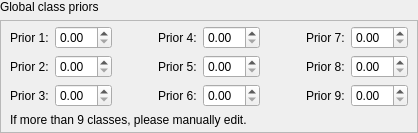
               <widget class="QWidget" name="widget_70" native="true">
                <layout class="QVBoxLayout" name="verticalLayout_38">
                 <property name="margin">
                  <number>0</number>
                 </property>
                 <item>
                  <widget class="QLabel" name="label_55">
                   <property name="text">
                    <string>Global class priors</string>
                   </property>
                  </widget>
                 </item>
                 <item>
                  <widget class="QFrame" name="frame_29">
                   <property name="frameShape">
                    <enum>QFrame::StyledPanel</enum>
                   </property>
                   <property name="frameShadow">
                    <enum>QFrame::Raised</enum>
                   </property>
                   <layout class="QVBoxLayout" name="verticalLayout_37">
                    <property name="topMargin">
                     <number>5</number>
                    </property>
                    <property name="bottomMargin">
                     <number>5</number>
                    </property>
                    <item>
                     <widget class="QWidget" name="widget_80" native="true">
                      <layout class="QGridLayout" name="gridLayout_5">
                       <property name="margin">
                        <number>0</number>
                       </property>
                       <item row="0" column="0">
                        <widget class="QWidget" name="widget_71" native="true">
                         <layout class="QHBoxLayout" name="horizontalLayout_61">
                          <property name="margin">
                           <number>0</number>
                          </property>
                          <item>
                           <widget class="QLabel" name="label_56">
                            <property name="text">
                             <string>Prior 1:</string>
                            </property>
                           </widget>
                          </item>
                          <item>
                           <widget class="QDoubleSpinBox" name="g_Prior1"/>
                          </item>
                         </layout>
                        </widget>
                       </item>
                       <item row="0" column="1">
                        <widget class="QWidget" name="widget_72" native="true">
                         <layout class="QHBoxLayout" name="horizontalLayout_62">
                          <property name="margin">
                           <number>0</number>
                          </property>
                          <item>
                           <spacer name="horizontalSpacer_44">
                            <property name="orientation">
                             <enum>Qt::Horizontal</enum>
                            </property>
                            <property name="sizeHint" stdset="0">
                             <size>
                              <width>40</width>
                              <height>20</height>
                             </size>
                            </property>
                           </spacer>
                          </item>
                          <item>
                           <widget class="QLabel" name="label_57">
                            <property name="text">
                             <string>Prior 4:</string>
                            </property>
                           </widget>
                          </item>
                          <item>
                           <widget class="QDoubleSpinBox" name="g_Prior4"/>
                          </item>
                         </layout>
                        </widget>
                       </item>
                       <item row="0" column="2">
                        <widget class="QWidget" name="widget_73" native="true">
                         <layout class="QHBoxLayout" name="horizontalLayout_63">
                          <property name="margin">
                           <number>0</number>
                          </property>
                          <item>
                           <spacer name="horizontalSpacer_45">
                            <property name="orientation">
                             <enum>Qt::Horizontal</enum>
                            </property>
                            <property name="sizeHint" stdset="0">
                             <size>
                              <width>40</width>
                              <height>20</height>
                             </size>
                            </property>
                           </spacer>
                          </item>
                          <item>
                           <widget class="QLabel" name="label_58">
                            <property name="text">
                             <string>Prior 7:</string>
                            </property>
                           </widget>
                          </item>
                          <item>
                           <widget class="QDoubleSpinBox" name="g_Prior7"/>
                          </item>
                         </layout>
                        </widget>
                       </item>
                       <item row="1" column="0">
                        <widget class="QWidget" name="widget_74" native="true">
                         <layout class="QHBoxLayout" name="horizontalLayout_64">
                          <property name="margin">
                           <number>0</number>
                          </property>
                          <item>
                           <widget class="QLabel" name="label_59">
                            <property name="text">
                             <string>Prior 2:</string>
                            </property>
                           </widget>
                          </item>
                          <item>
                           <widget class="QDoubleSpinBox" name="g_Prior2"/>
                          </item>
                         </layout>
                        </widget>
                       </item>
                       <item row="1" column="1">
                        <widget class="QWidget" name="widget_75" native="true">
                         <layout class="QHBoxLayout" name="horizontalLayout_65">
                          <property name="margin">
                           <number>0</number>
                          </property>
                          <item>
                           <spacer name="horizontalSpacer_46">
                            <property name="orientation">
                             <enum>Qt::Horizontal</enum>
                            </property>
                            <property name="sizeHint" stdset="0">
                             <size>
                              <width>40</width>
                              <height>20</height>
                             </size>
                            </property>
                           </spacer>
                          </item>
                          <item>
                           <widget class="QLabel" name="label_60">
                            <property name="text">
                             <string>Prior 5:</string>
                            </property>
                           </widget>
                          </item>
                          <item>
                           <widget class="QDoubleSpinBox" name="g_Prior5"/>
                          </item>
                         </layout>
                        </widget>
                       </item>
                       <item row="1" column="2">
                        <widget class="QWidget" name="widget_76" native="true">
                         <layout class="QHBoxLayout" name="horizontalLayout_66">
                          <property name="margin">
                           <number>0</number>
                          </property>
                          <item>
                           <spacer name="horizontalSpacer_48">
                            <property name="orientation">
                             <enum>Qt::Horizontal</enum>
                            </property>
                            <property name="sizeHint" stdset="0">
                             <size>
                              <width>40</width>
                              <height>20</height>
                             </size>
                            </property>
                           </spacer>
                          </item>
                          <item>
                           <widget class="QLabel" name="label_61">
                            <property name="text">
                             <string>Prior 8:</string>
                            </property>
                           </widget>
                          </item>
                          <item>
                           <widget class="QDoubleSpinBox" name="g_Prior8"/>
                          </item>
                         </layout>
                        </widget>
                       </item>
                       <item row="2" column="0">
                        <widget class="QWidget" name="widget_77" native="true">
                         <layout class="QHBoxLayout" name="horizontalLayout_67">
                          <property name="margin">
                           <number>0</number>
                          </property>
                          <item>
                           <widget class="QLabel" name="label_62">
                            <property name="text">
                             <string>Prior 3:</string>
                            </property>
                           </widget>
                          </item>
                          <item>
                           <widget class="QDoubleSpinBox" name="g_Prior3"/>
                          </item>
                         </layout>
                        </widget>
                       </item>
                       <item row="2" column="1">
                        <widget class="QWidget" name="widget_78" native="true">
                         <layout class="QHBoxLayout" name="horizontalLayout_68">
                          <property name="margin">
                           <number>0</number>
                          </property>
                          <item>
                           <spacer name="horizontalSpacer_47">
                            <property name="orientation">
                             <enum>Qt::Horizontal</enum>
                            </property>
                            <property name="sizeHint" stdset="0">
                             <size>
                              <width>40</width>
                              <height>20</height>
                             </size>
                            </property>
                           </spacer>
                          </item>
                          <item>
                           <widget class="QLabel" name="label_63">
                            <property name="text">
                             <string>Prior 6:</string>
                            </property>
                           </widget>
                          </item>
                          <item>
                           <widget class="QDoubleSpinBox" name="g_Prior6"/>
                          </item>
                         </layout>
                        </widget>
                       </item>
                       <item row="2" column="2">
                        <widget class="QWidget" name="widget_79" native="true">
                         <layout class="QHBoxLayout" name="horizontalLayout_69">
                          <property name="margin">
                           <number>0</number>
                          </property>
                          <item>
                           <spacer name="horizontalSpacer_49">
                            <property name="orientation">
                             <enum>Qt::Horizontal</enum>
                            </property>
                            <property name="sizeHint" stdset="0">
                             <size>
                              <width>40</width>
                              <height>20</height>
                             </size>
                            </property>
                           </spacer>
                          </item>
                          <item>
                           <widget class="QLabel" name="label_64">
                            <property name="text">
                             <string>Prior 9:</string>
                            </property>
                           </widget>
                          </item>
                          <item>
                           <widget class="QDoubleSpinBox" name="g_Prior9"/>
                          </item>
                         </layout>
                        </widget>
                       </item>
                      </layout>
                     </widget>
                    </item>
                    <item>
                     <widget class="QLabel" name="label_65">
                      <property name="text">
                       <string>If more than 9 classes, please manually edit.</string>
                      </property>
                     </widget>
                    </item>
                   </layout>
                  </widget>
                 </item>
                </layout>
               </widget>
